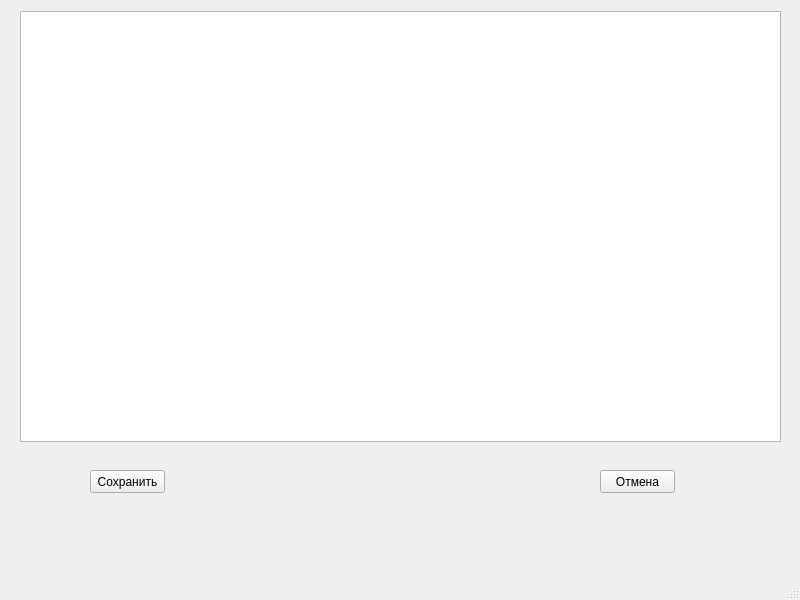
<?xml version="1.0" encoding="UTF-8"?>
<ui version="4.0">
 <class>MainWindow</class>
 <widget class="QMainWindow" name="MainWindow">
  <property name="geometry">
   <rect>
    <x>0</x>
    <y>0</y>
    <width>800</width>
    <height>600</height>
   </rect>
  </property>
  <property name="windowTitle">
   <string>MainWindow</string>
  </property>
  <widget class="QWidget" name="centralwidget">
   <widget class="QPushButton" name="save">
    <property name="geometry">
     <rect>
      <x>90</x>
      <y>470</y>
      <width>75</width>
      <height>23</height>
     </rect>
    </property>
    <property name="text">
     <string>Сохранить</string>
    </property>
   </widget>
   <widget class="QPushButton" name="cannel">
    <property name="geometry">
     <rect>
      <x>600</x>
      <y>470</y>
      <width>75</width>
      <height>23</height>
     </rect>
    </property>
    <property name="text">
     <string>Отмена</string>
    </property>
   </widget>
   <widget class="QTableView" name="tableView">
    <property name="geometry">
     <rect>
      <x>20</x>
      <y>11</y>
      <width>761</width>
      <height>431</height>
     </rect>
    </property>
   </widget>
  </widget>
  <widget class="QMenuBar" name="menubar">
   <property name="geometry">
    <rect>
     <x>0</x>
     <y>0</y>
     <width>800</width>
     <height>21</height>
    </rect>
   </property>
  </widget>
  <widget class="QStatusBar" name="statusbar"/>
 </widget>
 <resources/>
 <connections/>
</ui>
